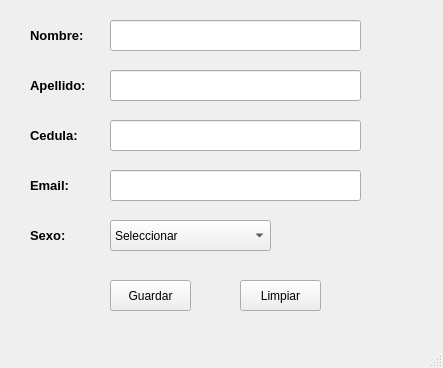
<?xml version="1.0" encoding="UTF-8"?>
<ui version="4.0">
 <class>MainWindow</class>
 <widget class="QMainWindow" name="MainWindow">
  <property name="geometry">
   <rect>
    <x>0</x>
    <y>0</y>
    <width>443</width>
    <height>368</height>
   </rect>
  </property>
  <property name="windowTitle">
   <string>MainWindow</string>
  </property>
  <widget class="QWidget" name="centralwidget">
   <widget class="QLineEdit" name="txtCedula">
    <property name="geometry">
     <rect>
      <x>110</x>
      <y>120</y>
      <width>251</width>
      <height>31</height>
     </rect>
    </property>
   </widget>
   <widget class="QPushButton" name="btnLimpiar">
    <property name="geometry">
     <rect>
      <x>240</x>
      <y>280</y>
      <width>81</width>
      <height>31</height>
     </rect>
    </property>
    <property name="text">
     <string>Limpiar</string>
    </property>
   </widget>
   <widget class="QLabel" name="lblSexo">
    <property name="geometry">
     <rect>
      <x>30</x>
      <y>220</y>
      <width>71</width>
      <height>31</height>
     </rect>
    </property>
    <property name="font">
     <font>
      <pointsize>10</pointsize>
      <bold>true</bold>
     </font>
    </property>
    <property name="text">
     <string>Sexo:</string>
    </property>
   </widget>
   <widget class="QLabel" name="lblEmail">
    <property name="geometry">
     <rect>
      <x>30</x>
      <y>170</y>
      <width>71</width>
      <height>31</height>
     </rect>
    </property>
    <property name="font">
     <font>
      <pointsize>10</pointsize>
      <bold>true</bold>
     </font>
    </property>
    <property name="text">
     <string>Email:</string>
    </property>
   </widget>
   <widget class="QLabel" name="lblApellido">
    <property name="geometry">
     <rect>
      <x>30</x>
      <y>70</y>
      <width>71</width>
      <height>31</height>
     </rect>
    </property>
    <property name="font">
     <font>
      <pointsize>10</pointsize>
      <bold>true</bold>
     </font>
    </property>
    <property name="text">
     <string>Apellido:</string>
    </property>
   </widget>
   <widget class="QLabel" name="lblNombre">
    <property name="geometry">
     <rect>
      <x>30</x>
      <y>20</y>
      <width>71</width>
      <height>31</height>
     </rect>
    </property>
    <property name="font">
     <font>
      <pointsize>10</pointsize>
      <bold>true</bold>
     </font>
    </property>
    <property name="mouseTracking">
     <bool>false</bool>
    </property>
    <property name="tabletTracking">
     <bool>false</bool>
    </property>
    <property name="text">
     <string>Nombre:</string>
    </property>
   </widget>
   <widget class="QComboBox" name="cmbSexo">
    <property name="geometry">
     <rect>
      <x>110</x>
      <y>220</y>
      <width>161</width>
      <height>31</height>
     </rect>
    </property>
    <item>
     <property name="text">
      <string>Seleccionar </string>
     </property>
    </item>
    <item>
     <property name="text">
      <string>Masculino</string>
     </property>
    </item>
    <item>
     <property name="text">
      <string>Femenino</string>
     </property>
    </item>
    <item>
     <property name="text">
      <string>Prefiero no decirlo</string>
     </property>
    </item>
   </widget>
   <widget class="QLineEdit" name="txtEmail">
    <property name="geometry">
     <rect>
      <x>110</x>
      <y>170</y>
      <width>251</width>
      <height>31</height>
     </rect>
    </property>
   </widget>
   <widget class="QLineEdit" name="txtNombre">
    <property name="geometry">
     <rect>
      <x>110</x>
      <y>20</y>
      <width>251</width>
      <height>31</height>
     </rect>
    </property>
   </widget>
   <widget class="QPushButton" name="btnGuardar">
    <property name="geometry">
     <rect>
      <x>110</x>
      <y>280</y>
      <width>81</width>
      <height>31</height>
     </rect>
    </property>
    <property name="text">
     <string>Guardar</string>
    </property>
   </widget>
   <widget class="QLabel" name="lblCedula">
    <property name="geometry">
     <rect>
      <x>30</x>
      <y>120</y>
      <width>71</width>
      <height>31</height>
     </rect>
    </property>
    <property name="font">
     <font>
      <pointsize>10</pointsize>
      <bold>true</bold>
     </font>
    </property>
    <property name="text">
     <string>Cedula:</string>
    </property>
   </widget>
   <widget class="QLineEdit" name="txtApellido">
    <property name="geometry">
     <rect>
      <x>110</x>
      <y>70</y>
      <width>251</width>
      <height>31</height>
     </rect>
    </property>
   </widget>
  </widget>
  <widget class="QMenuBar" name="menubar">
   <property name="geometry">
    <rect>
     <x>0</x>
     <y>0</y>
     <width>443</width>
     <height>22</height>
    </rect>
   </property>
  </widget>
  <widget class="QStatusBar" name="statusbar"/>
 </widget>
 <resources/>
 <connections/>
</ui>
